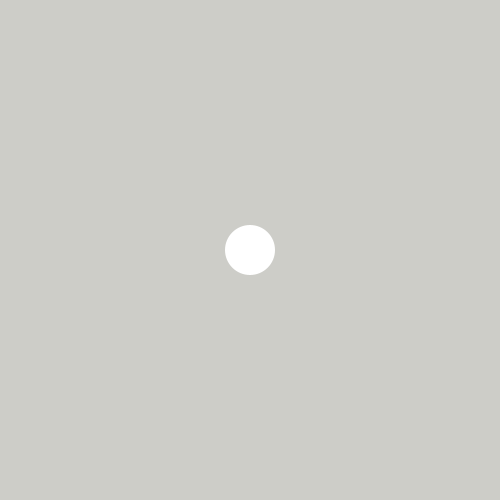
Frame 1 (no input)
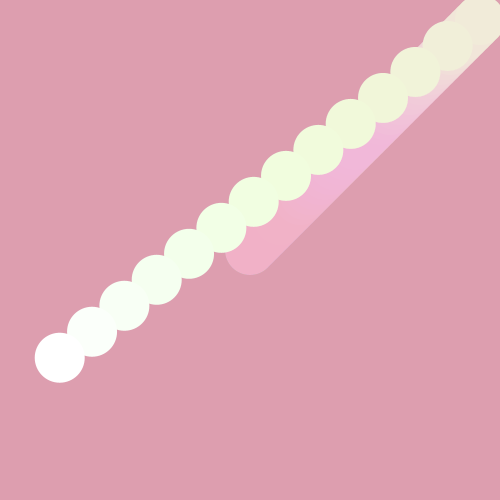
Frame 60 (the mouse pressed at the canvas centre just before this capture)
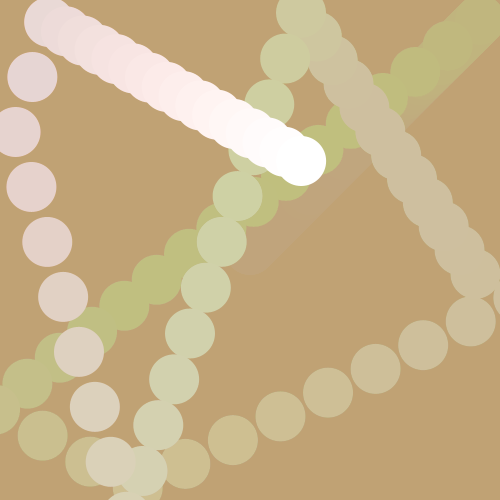
Frame 120 (the mouse held since frame 60 and released just before this capture)

The Processing sketch that drew these frames (run headless with seeded random() and noise(); from frame 60 on, the mouse is pressed at the canvas centre):

// Processing sketch: processing_170385
// ── processing_170385.pde

float x = 250;
float y = 250;

float speedx=5;
float speedy=5;

void setup () {
  size(500,500);
  noStroke();
}

void draw () {
  fill(x,y,x-y,5);
 rect(0,0,height,width);
 fill(255);
 ellipse (x,y,50,50);
 x = x + speedx;
 y = y - speedy;

if(x<25){
  speedx = random(50);
}
if(x>475){
  speedx = -random(50);

}
if(y<25){
  speedy= -random(100);
}
if(y> 475){
  speedy = random(100);
}
  
}
